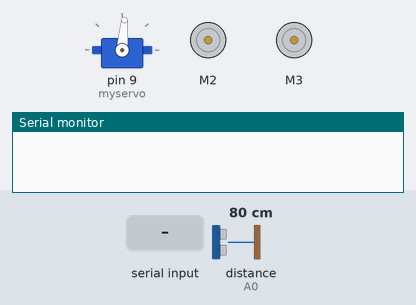
A sketch run on a simulated Arduino Uno, built with avr-gcc and run on an emulated ATmega328P. Shown: servo, 2 × DC motor (green arrow = forward, orange = backward, longer = faster), the last lines printed to the serial monitor. The test bench sets the inputs (shaded band); at power-on: distance to the obstacle (sensor on A0) 80 cm. The echo pulse lasts 58.3 µs per cm.

Above: at 2.9 s.
3.0 s: "2" received over Serial
At 3.23 s:
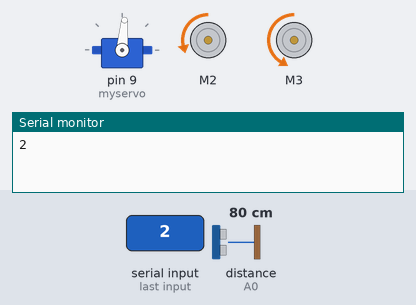
At 4.37 s:
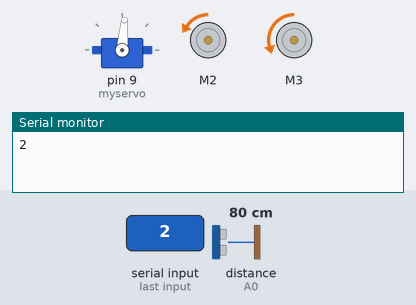
6.0 s: distance to the obstacle (sensor on A0) set to 2 cm
At 7.4 s:
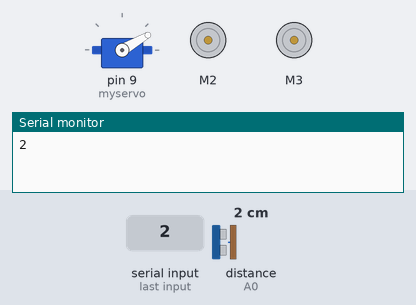
9.0 s: "1" received over Serial
12.0 s: "3" received over Serial
15.0 s: "4" received over Serial
18.0 s: distance to the obstacle (sensor on A0) set to 60 cm
At 21.0 s:
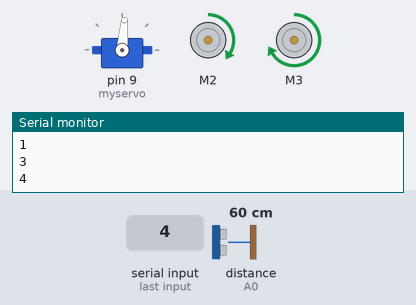
Timing chart, 0 to 22.0 s (numbered marks = the images above; inputs shaded):
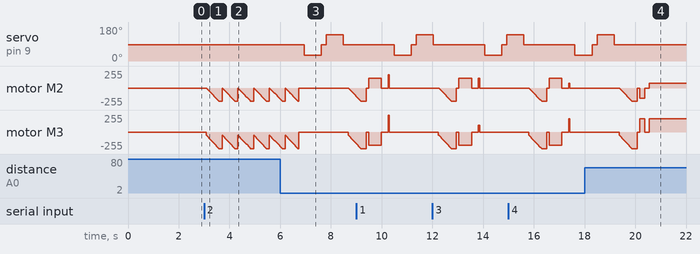

The sketch:

L293D-carCode.ino
```cpp
#include <AFMotor.h>
#include <NewPing.h>
#include <Servo.h>

//   4 chân của cảm biến siêu âm: GND,ECHO,TRIG,VCC
// Chúng ta: 1 đầu bẹ 4 dây (cắm vào cảm biến siêu âm); 1 đầu tuốt dây (cắm vào Lỗ trên Arduino, Sau đó cắm chồng board L293D lên)
// SIÊU ÂM hc-04 --------Arduino
//       GND         -    GND
//       ECHO        -    A1
//       TRIG        -    A2
//       VCC         -    5V

/************************************************/
//Servo SG90 cắm vao giắc 3 chân: SERVO1 (TRÊN L293D)


#define ECHO_PIN A0  //noi chan A0 (Uno)
#define TRIG_PIN A1  //Noi chan A1 (Uno)

#define MAX_DISTANCE 200
#define MAX_SPEED 200  // cài đặt tốc độ động cơ DC motors
#define MAX_SPEED_OFFSET 50

AF_DCMotor motor1(2);  //motor - phai- noi pin 2 của L293D
AF_DCMotor motor2(3);  //motor - trai- noi pin 3 của L293D

Servo myservo;

NewPing sonar(TRIG_PIN, ECHO_PIN, MAX_DISTANCE);
boolean goesForward = false;
int distance = 100;
int speedSet = 0;
char command;


int dugme = 1;
void setup() {

  myservo.attach(9);  //tương ứng SERVO2; NẾU CẮM SERVO1 - KHAI  myservo.attach(10);
  myservo.write(85);  //Chỉnh lại góc quay SG90: 85,95,105,... sao cho cảm biến siêu âm thẳng với xe
  delay(1000);
  distance = readPing();
  delay(100);
  distance = readPing();
  delay(100);
  distance = readPing();
  delay(100);
  distance = readPing();
  delay(100);

  Serial.begin(9600);  //Set the baud rate to your Bluetooth module.
}
void loop() {
  if (Serial.available() > 0) {
    command = Serial.read();
    Serial.println(command);
  }

  if (command == '1') {
    forward(200, 200);
    delay(5);
  } else if (command == '2') {
    moveBackward();
    delay(5);
  } else if (command == '3') {
    aheadLeft(150);
    delay(5);
  } else if (command == '4') {
    aheadRight(150);
    delay(5);
  } else if (command == '6') {
    moveStop();
    delay(5);
  }

  if (dugme == 1) {
    int distanceR = 0;
    int distanceL = 0;
    delay(40);
    if (distance <= 20) {
      moveStop();
      delay(200);
      distanceR = lookRight();
      delay(200);
      distanceL = lookLeft();
      delay(200);
      moveBackward();
      delay(200);
      moveStop();
      delay(100);
      if (distanceR <= 40 && distanceL <= 40) {
        left(150, 150);
        delay(500);
        moveStop();
        delay(200);
      } else if (distanceR >= distanceL) {
        right(150, 150);
        delay(200);
        moveStop();
        delay(100);
      } else {
        left(150, 150);
        delay(200);
        moveStop();
        delay(100);
      }
    }
    distance = readPing();
  }
}
void forward(int a, int b) {
  motor1.setSpeed(a);                     //Define maximum velocity
  motor1.run(FORWARD);                    //rotate the motor clockwise
  motor2.setSpeed(b + MAX_SPEED_OFFSET);  //Define maximum velocity
  motor2.run(FORWARD);                    //rotate the motor clockwise
}
void back(int a, int b) {
  motor1.setSpeed(a);
  motor1.run(BACKWARD);
  motor2.setSpeed(b + MAX_SPEED_OFFSET);
  motor2.run(BACKWARD);
}
void left(int a, int b) {
  motor1.setSpeed(a);
  motor1.run(FORWARD);
  motor2.setSpeed(b + MAX_SPEED_OFFSET);
  motor2.run(BACKWARD);
}
void right(int a, int b) {
  motor1.setSpeed(a);
  motor1.run(BACKWARD);
  motor2.setSpeed(b + MAX_SPEED_OFFSET);
  motor2.run(FORWARD);
}
void aheadLeft(int a) {
  motor1.setSpeed(a);
  motor1.run(FORWARD);
  motor2.setSpeed((a + MAX_SPEED_OFFSET) / 2);
  motor2.run(FORWARD);
}
void aheadRight(int a) {
  motor1.setSpeed(a / 2);
  motor1.run(FORWARD);
  motor2.setSpeed(a + MAX_SPEED_OFFSET);
  motor2.run(FORWARD);
}
void Stop() {
  motor1.setSpeed(0);
  motor2.run(RELEASE);
  motor2.setSpeed(0);
  motor2.run(RELEASE);
}
void backRight() {
  motor1.setSpeed(125);
  motor1.run(BACKWARD);
  motor2.setSpeed(255);
  motor2.run(BACKWARD);
}
void backLeft() {
  motor1.setSpeed(255);
  motor1.run(BACKWARD);
  motor2.setSpeed(125);
  motor2.run(BACKWARD);
}
void stopAvoiding() {
  dugme = 0;
  motor1.setSpeed(0);
  motor2.run(RELEASE);
  motor2.setSpeed(0);
  motor2.run(RELEASE);
}

int lookRight() {
  myservo.write(30);
  delay(500);
  int distance = readPing();
  delay(100);
  myservo.write(85);
  return distance;
}
int lookLeft() {
  myservo.write(140);
  delay(500);
  int distance = readPing();
  delay(100);
  myservo.write(85);
  return distance;
  delay(100);
}
int readPing() {
  delay(70);
  int cm = sonar.ping_cm();
  if (cm == 0) {
    cm = 250;
  }
  return cm;
}
void moveStop() {
  motor1.run(RELEASE);
  motor2.run(RELEASE);
}
void moveForward() {
  if (!goesForward) {
    goesForward = true;
    motor1.run(FORWARD);
    motor2.run(FORWARD);
    for (speedSet = 0; speedSet < MAX_SPEED; speedSet += 2)  // slowly bring the speed up to avoid loading down the batteries too quickly
    {
      motor1.setSpeed(speedSet);
      motor2.setSpeed(speedSet + MAX_SPEED_OFFSET);
      delay(5);
    }
  }
}
void moveBackward() {
  goesForward = false;
  motor1.run(BACKWARD);
  motor2.run(BACKWARD);
  for (speedSet = 0; speedSet < MAX_SPEED; speedSet += 2)  // slowly bring the speed up to avoid loading down the batteries too quickly
  {
    motor1.setSpeed(speedSet);
    motor2.setSpeed(speedSet + MAX_SPEED_OFFSET);
    delay(5);
  }
}
```

Measured:
- after the input at 3.0 s, motor M2: ramps from stopped to backward 198/255 and jumps back, once every 0.62 s; motor M3: ramps from backward 50/255 to backward 248/255 and jumps back, once every 0.62 s
- after the input at 6.0 s, servo on pin 9 (myservo): 85° → 30° after 0.94 s, → 85° 0.67 s later, → 140° 0.20 s later, → 85° 0.67 s later
- after the input at 18.0 s, servo on pin 9 (myservo): goes on until 19.2 s, then stays 85°
